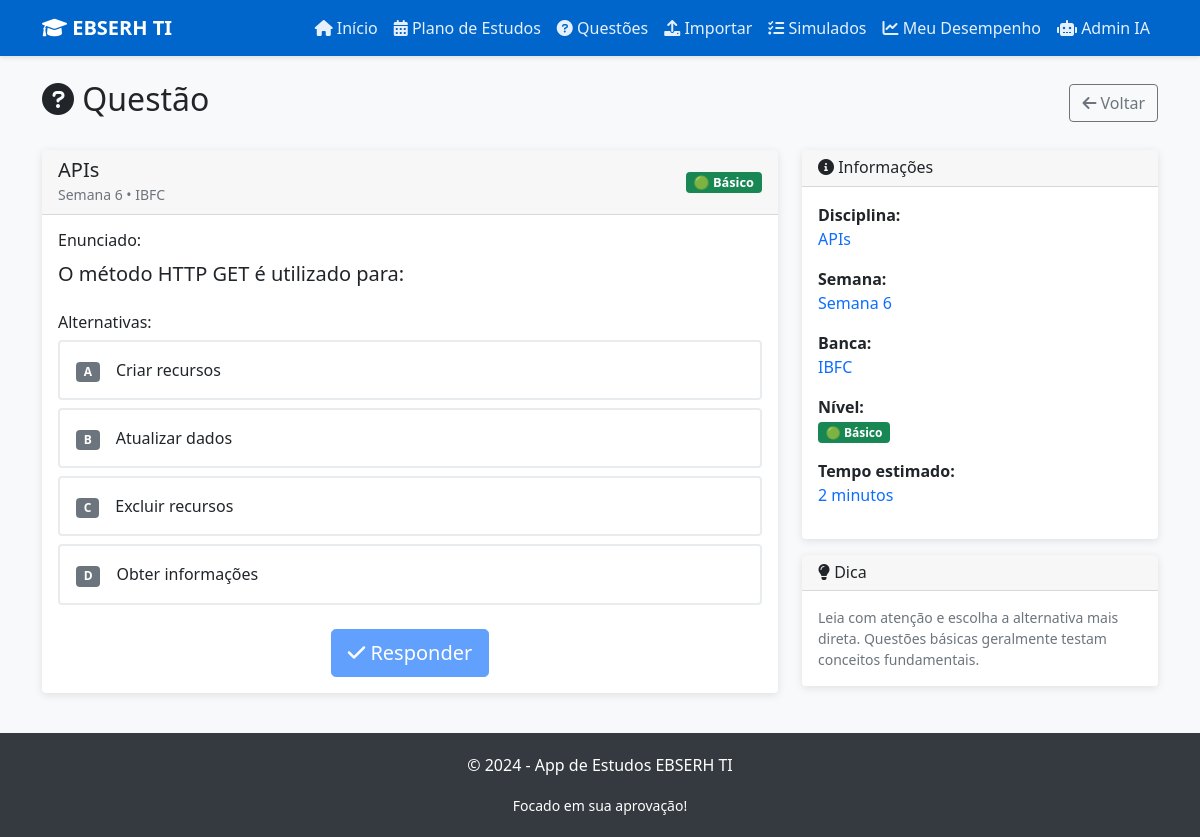
Screenshot of /questao/483 with the database file from the repository.
### tables this page shows
CREATE TABLE questoes (
            id INTEGER PRIMARY KEY AUTOINCREMENT,
            disciplina TEXT NOT NULL,
            semana INTEGER NOT NULL,
            nivel TEXT NOT NULL CHECK (nivel IN ('Básico', 'Alto', 'Pegadinha')),
            banca TEXT NOT NULL,
            enunciado TEXT NOT NULL,
            alternativas TEXT NOT NULL,
            resposta_correta TEXT NOT NULL,
            comentario TEXT NOT NULL
        , tags TEXT, dificuldade_num INTEGER);

### app.py (the view)
@app.route('/questao/<int:questao_id>')
def questao_detalhe(questao_id):
    try:
        questao = execute_query('SELECT * FROM questoes WHERE id = ?', [questao_id], fetch_one=True)
        if questao is None:
            return "Questão não encontrada", 404
        return render_template('questao.html', questao=questao)
    except Exception as e:
        return jsonify({'error': str(e)}), 500

### app.py (called while the page is built)
@app.template_filter('from_json')
def from_json(value):
    import json
    return json.loads(value)

### templates/questao.html (shortened to what this page needs)
{% extends "base.html" %}
{% block content %}
<div class="row">
    <div class="col-12">
        <div class="d-flex justify-content-between align-items-center mb-4">
            <h2>
                <i class="fas fa-question-circle"></i> Questão
            </h2>
            <a href="{{ url_for('questoes') }}" class="btn btn-outline-secondary">
                <i class="fas fa-arrow-left"></i> Voltar
            </a>
        </div>
    </div>
</div>
<div class="row">
    <div class="col-lg-8">
        <div class="card">
            <div class="card-header d-flex justify-content-between align-items-center">
                <div>
                    <h5 class="mb-0">{{ questao.disciplina }}</h5>
                    <small class="text-muted">Semana {{ questao.semana }} • {{ questao.banca }}</small>
                </div>
                <span class="badge badge-nivel
                    {% if questao.nivel == 'Básico' %}bg-success
                    {% elif questao.nivel == 'Alto' %}bg-warning
                    {% else %}bg-danger{% endif %}">
                    {% if questao.nivel == 'Básico' %}🟢
                    {% elif questao.nivel == 'Alto' %}🟡
                    {% else %}🔴{% endif %}
                    {{ questao.nivel }}
                </span>
            </div>
            <div class="card-body">
                <div class="mb-4">
                    <h6>Enunciado:</h6>
                    <p class="lead">{{ questao.enunciado }}</p>
                </div>
                <div class="mb-4">
                    <h6>Alternativas:</h6>
                    <div id="alternativas-container">
                        {% set alternativas = questao.alternativas | from_json %}
                        {% for letra, texto in alternativas.items() %}
                        <div class="alternativa mb-2 p-3 rounded" data-letra="{{ letra }}" onclick="selecionarAlternativa('{{ letra }}')">
                            <div class="d-flex align-items-center">
                                <div class="me-3">
                                    <span class="badge bg-secondary">{{ letra }}</span>
                                </div>
                                <div>{{ texto }}</div>
                            </div>
                        </div>
                        {% endfor %}
                    </div>
                </div>
                <div class="text-center">
                    <button id="btn-responder" class="btn btn-primary btn-lg" onclick="responderQuestao()" disabled>
                        <i class="fas fa-check"></i> Responder
                    </button>
                </div>
            </div>
        </div>
    </div>
    <div class="col-lg-4">
        <div class="card">
            <div class="card-header">
                <h6 class="mb-0"><i class="fas fa-info-circle"></i> Informações</h6>
            </div>
            <div class="card-body">
                <div class="mb-3">
                    <strong>Disciplina:</strong><br>
                    <span class="text-primary">{{ questao.disciplina }}</span>
                </div>
                <div class="mb-3">
                    <strong>Semana:</strong><br>
                    <span class="text-primary">Semana {{ questao.semana }}</span>
                </div>
                <div class="mb-3">
                    <strong>Banca:</strong><br>
                    <span class="text-primary">{{ questao.banca }}</span>
                </div>
                <div class="mb-3">
                    <strong>Nível:</strong><br>
                    <span class="badge
                        {% if questao.nivel == 'Básico' %}bg-success
                        {% elif questao.nivel == 'Alto' %}bg-warning
                        {% else %}bg-danger{% endif %}">
                        {% if questao.nivel == 'Básico' %}🟢
                        {% elif questao.nivel == 'Alto' %}🟡
                        {% else %}🔴{% endif %}
                        {{ questao.nivel }}
                    </span>
                </div>
                <div class="mb-3">
                    <strong>Tempo estimado:</strong><br>
                    <span class="text-primary">
                        {% if questao.nivel == 'Básico' %}2 minutos
                        {% elif questao.nivel == 'Alto' %}4 minutos
                        {% else %}5 minutos{% endif %}
                    </span>
                </div>
            </div>
        </div>
        <div class="card mt-3">
            <div class="card-header">
                <h6 class="mb-0"><i class="fas fa-lightbulb"></i> Dica</h6>
            </div>
            <div class="card-body">
                <p class="small text-muted mb-0">
                    {% if questao.nivel == 'Básico' %}
                        Leia com atenção e escolha a alternativa mais direta. Questões básicas geralmente testam conceitos fundamentais.
                    {% elif questao.nivel == 'Alto' %}
                        Analise cada alternativa cuidadosamente. Questões de nível alto podem conter detalhes importantes que fazem a diferença.
                    {% else %}
                        Fique atento às pegadinhas! Leia cada palavra com cuidado e desconfie de alternativas que parecem "perfeitas demais".
                    {% endif %}
                </p>
            </div>
        </div>
    </div>
</div>
{% endblock %}

### templates/base.html (style rules this page uses)
:root { --primary-color: #0066cc; --secondary-color: #004499; --success-color: #28a745; --warning-color: #ffc107; --danger-color: #dc3545; --light-bg: #f8f9fa; }
body { background-color: var(--light-bg); font-family: 'Segoe UI', Tahoma, Geneva, Verdana, sans-serif; }
.btn-primary { background-color: var(--primary-color); border-color: var(--primary-color); }
.card { border: none; box-shadow: 0 2px 8px rgba(0,0,0,0.1); transition: transform 0.3s, box-shadow 0.3s; }
.alternativa { cursor: pointer; transition: all 0.3s; border: 2px solid #e9ecef; }
.badge-nivel { font-size: 0.8em; padding: 4px 8px; }

### rows the page displays
questoes: disciplina "APIs", semana "6", banca "IBFC", nivel "Básico", enunciado "O método HTTP GET é utilizado para:"

### other values shown
{{ letra }} "A" "B" "C" "D"
{{ texto }} "Criar recursos" "Atualizar dados" "Excluir recursos" "Obter informações"
